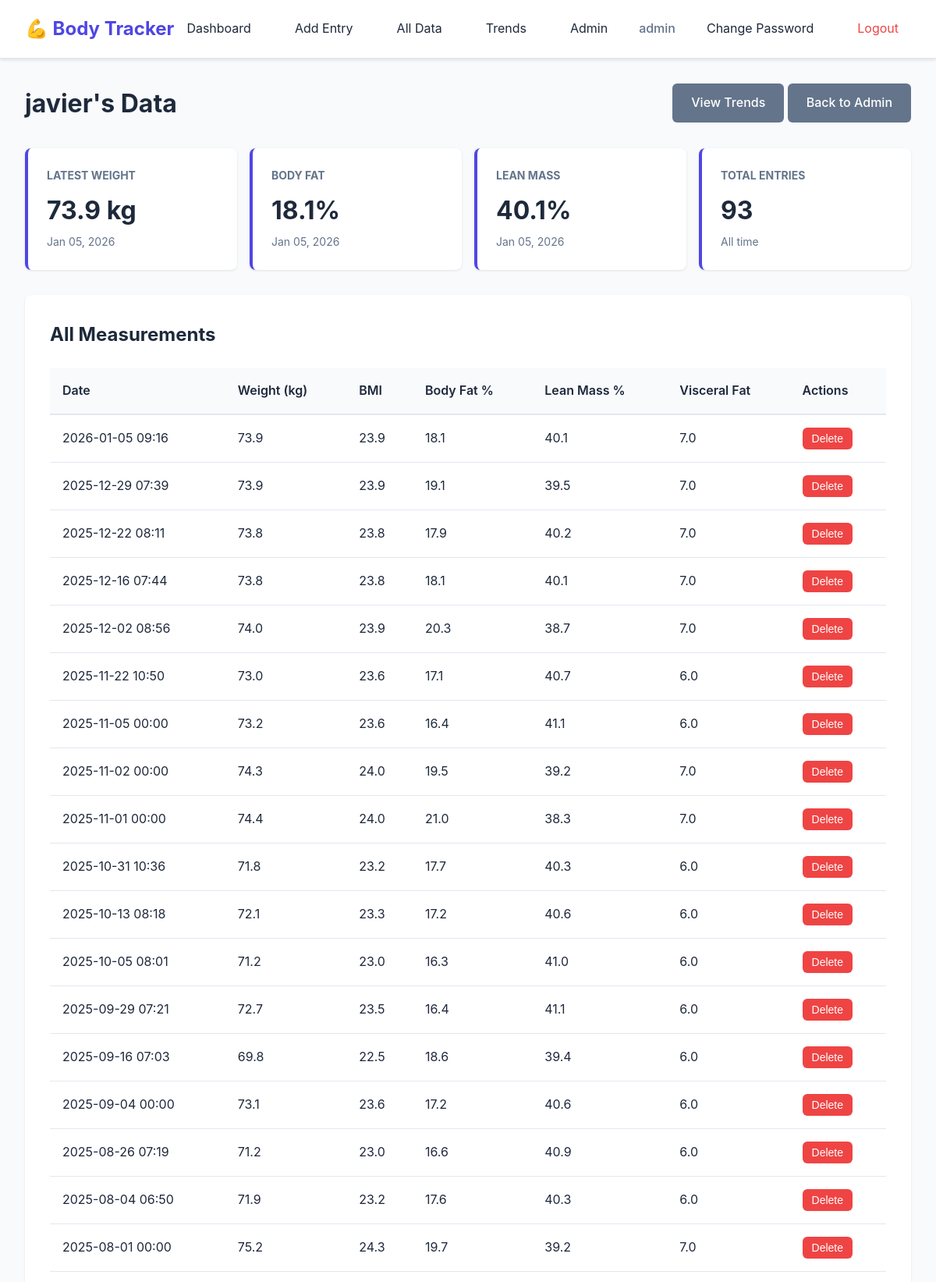
/admin/view-user/2 (signed in, upper part), run on the app's committed database.
### app.py (models this page shows, shortened)
class User(db.Model):
    id = db.Column(db.Integer, primary_key=True)
    username = db.Column(db.String(80), unique=True, nullable=False)
    password_hash = db.Column(db.String(200), nullable=False)
    is_admin = db.Column(db.Boolean, default=False)
    benchmark_measurement_id = db.Column(db.Integer, nullable=True)
    measurements = db.relationship('Measurement', backref='user', lazy=True, cascade='all, delete-orphan', foreign_keys='Measurement.user_id')

class Measurement(db.Model):
    id = db.Column(db.Integer, primary_key=True)
    user_id = db.Column(db.Integer, db.ForeignKey('user.id'), nullable=False)
    timestamp = db.Column(db.DateTime, nullable=False, default=datetime.utcnow)
    weight = db.Column(db.Float, nullable=False)
    bmi = db.Column(db.Float, nullable=False)
    body_fat_percentage = db.Column(db.Float, nullable=False)
    visceral_fat_index = db.Column(db.Float, nullable=False)
    lean_mass_percentage = db.Column(db.Float, nullable=False)
    waist_circumference = db.Column(db.Float, nullable=True)
    hip_circumference = db.Column(db.Float, nullable=True)
    bicep_circumference = db.Column(db.Float, nullable=True)
    thigh_circumference = db.Column(db.Float, nullable=True)
    chest_circumference = db.Column(db.Float, nullable=True)

### app.py (the view)
@app.route('/admin/view-user/<int:user_id>')
@admin_required
def view_user(user_id):
    user = User.query.get_or_404(user_id)
    measurements = Measurement.query.filter_by(user_id=user_id).order_by(Measurement.timestamp.desc()).all()
    return render_template('view_user.html', user=user, measurements=measurements)

### app.py (called while the page is built)
def admin_required(f):
    @wraps(f)
    def decorated_function(*args, **kwargs):
        if 'user_id' not in session:
            flash('Please log in to access this page.', 'warning')
            return redirect(url_for('login'))
        user = User.query.get(session['user_id'])
        if not user.is_admin:
            flash('Admin access required.', 'danger')
            return redirect(url_for('dashboard'))
        return f(*args, **kwargs)
    return decorated_function

### templates/view_user.html (shortened to what this page needs)
{% extends "base.html" %}
{% block content %}
<div class="dashboard">
    <div class="dashboard-header">
        <h1>{{ user.username }}'s Data</h1>
        <div>
            <a href="{{ url_for('trends') }}?user_id={{ user.id }}" class="btn btn-secondary">View Trends</a>
            <a href="{{ url_for('admin_panel') }}" class="btn btn-secondary">Back to Admin</a>
        </div>
    </div>
    {% if measurements %}
        <div class="stats-summary">
            <div class="stat-card">
                <h3>Latest Weight</h3>
                <p class="stat-value">{{ "%.1f"|format(measurements[0].weight) }} kg</p>
                <p class="stat-date">{{ measurements[0].timestamp.strftime('%b %d, %Y') }}</p>
            </div>
            <div class="stat-card">
                <h3>Body Fat</h3>
                <p class="stat-value">{{ "%.1f"|format(measurements[0].body_fat_percentage) }}%</p>
                <p class="stat-date">{{ measurements[0].timestamp.strftime('%b %d, %Y') }}</p>
            </div>
            <div class="stat-card">
                <h3>Lean Mass</h3>
                <p class="stat-value">{{ "%.1f"|format(measurements[0].lean_mass_percentage) }}%</p>
                <p class="stat-date">{{ measurements[0].timestamp.strftime('%b %d, %Y') }}</p>
            </div>
            <div class="stat-card">
                <h3>Total Entries</h3>
                <p class="stat-value">{{ measurements|length }}</p>
                <p class="stat-date">All time</p>
            </div>
        </div>
        <div class="card">
            <h2>All Measurements</h2>
            <div class="table-container">
                <table class="data-table">
                    <thead>
                        <tr>
                            <th>Date</th>
                            <th>Weight (kg)</th>
                            <th>BMI</th>
                            <th>Body Fat %</th>
                            <th>Lean Mass %</th>
                            <th>Visceral Fat</th>
                            <th>Actions</th>
                        </tr>
                    </thead>
                    <tbody>
                        {% for m in measurements %}
                        <tr>
                            <td>{{ m.timestamp.strftime('%Y-%m-%d %H:%M') }}</td>
                            <td>{{ "%.1f"|format(m.weight) }}</td>
                            <td>{{ "%.1f"|format(m.bmi) }}</td>
                            <td>{{ "%.1f"|format(m.body_fat_percentage) }}</td>
                            <td>{{ "%.1f"|format(m.lean_mass_percentage) }}</td>
                            <td>{{ "%.1f"|format(m.visceral_fat_index) }}</td>
                            <td>
                                <form method="POST" action="{{ url_for('delete_measurement', measurement_id=m.id) }}" style="display: inline;" onsubmit="return confirm('Are you sure you want to delete this measurement?');">
                                    <button type="submit" class="btn btn-small btn-danger">Delete</button>
                                </form>
                            </td>
                        </tr>
                        {% endfor %}
                    </tbody>
                </table>
            </div>
        </div>
    {% else %}
        <div class="empty-state">
            <h2>No measurements yet</h2>
            <p>This user hasn't added any measurements.</p>
        </div>
    {% endif %}
</div>
{% endblock %}

### templates/base.html (shortened to what this page needs)
<!DOCTYPE html>
<html lang="en">
<head>
    <link rel="stylesheet" href="{{ url_for('static', filename='css/style.css') }}?v=20260107e">
</head>
<body>
    <nav class="navbar">
        <div class="nav-container">
            <a href="{{ url_for('dashboard') }}" class="nav-brand">💪 Body Tracker</a>
            <div class="nav-menu">
                {% if session.user_id %}
                    <a href="{{ url_for('dashboard') }}" class="nav-link">Dashboard</a>
                    <a href="{{ url_for('add_measurement') }}" class="nav-link">Add Entry</a>
                    <a href="{{ url_for('all_data') }}" class="nav-link">All Data</a>
                    <a href="{{ url_for('trends') }}" class="nav-link">Trends</a>
                    {% if session.is_admin %}
                        <a href="{{ url_for('admin_panel') }}" class="nav-link">Admin</a>
                    {% endif %}
                    <span class="nav-user">{{ session.username }}</span>
                    <a href="{{ url_for('change_password') }}" class="nav-link">Change Password</a>
                    <a href="{{ url_for('logout') }}" class="nav-link nav-logout">Logout</a>
                {% endif %}
            </div>
        </div>
    </nav>
    <div class="container">
        {% block content %}{% endblock %}
    </div>
</body>
</html>

### static/css/style.css (style rules this page uses)
:root { --primary: #4f46e5; --primary-dark: #4338ca; --secondary: #64748b; --success: #10b981; --danger: #ef4444; --warning: #f59e0b; --info: #3b82f6; --light: #f8fafc; --dark: #1e293b; --border: #e2e8f0; --shadow: rgba(0, 0, 0, 0.1); }
* { margin: 0; padding: 0; box-sizing: border-box; }
body { font-family: -apple-system, BlinkMacSystemFont, 'Segoe UI', Roboto, 'Helvetica Neue', Arial, sans-serif; background-color: var(--light); color: var(--dark); line-height: 1.6; }
.navbar { background-color: white; border-bottom: 1px solid var(--border); padding: 1rem 0; box-shadow: 0 2px 4px var(--shadow); }
.nav-container { max-width: 1200px; margin: 0 auto; padding: 0 2rem; display: flex; justify-content: space-between; align-items: center; }
.nav-brand { font-size: 1.5rem; font-weight: bold; color: var(--primary); text-decoration: none; }
.nav-menu { display: flex; gap: 1.5rem; align-items: center; }
.nav-link { color: var(--dark); text-decoration: none; padding: 0.5rem 1rem; border-radius: 0.375rem; transition: background-color 0.2s; }
.nav-user { color: var(--secondary); font-weight: 500; }
.nav-logout { color: var(--danger); }
.container { max-width: 1200px; margin: 2rem auto; padding: 0 2rem; }
.card { background: white; border-radius: 0.5rem; padding: 2rem; margin-bottom: 2rem; box-shadow: 0 1px 3px var(--shadow); }
.card h2 { margin-bottom: 1.5rem; color: var(--dark); }
.btn { padding: 0.75rem 1.5rem; border: none; border-radius: 0.375rem; font-size: 1rem; font-weight: 500; cursor: pointer; text-decoration: none; display: inline-block; transition: all 0.2s; text-align: center; }
.btn-secondary { background-color: var(--secondary); color: white; }
.btn-danger { background-color: var(--danger); color: white; }
.btn-small { padding: 0.375rem 0.75rem; font-size: 0.875rem; }
.dashboard-header { display: flex; justify-content: space-between; align-items: center; margin-bottom: 2rem; }
.dashboard-header h1 { color: var(--dark); }
.stats-summary { display: grid; grid-template-columns: repeat(auto-fit, minmax(200px, 1fr)); gap: 1rem; margin-bottom: 2rem; }
.stat-card { background: white; padding: 1.5rem; border-radius: 0.5rem; box-shadow: 0 1px 3px var(--shadow); border-left: 4px solid var(--primary); }
.stat-card h3 { font-size: 0.875rem; color: var(--secondary); margin-bottom: 0.5rem; text-transform: uppercase; }
.stat-value { font-size: 2rem; font-weight: bold; color: var(--dark); margin-bottom: 0.25rem; }
.stat-date { font-size: 0.875rem; color: var(--secondary); }
.table-container { overflow-x: auto; }
.data-table { width: 100%; border-collapse: collapse; }
.data-table thead { background-color: var(--light); }
.data-table th { padding: 1rem; text-align: left; font-weight: 600; color: var(--dark); border-bottom: 2px solid var(--border); }
.data-table td { padding: 1rem; border-bottom: 1px solid var(--border); }

### data on the page
User: username "admin"
User: username "javier"
Measurement: weight "73.9", timestamp "Jan 05, 2026", body_fat_percentage "18.1", lean_mass_percentage "40.1", timestamp "2026-01-05 09:16", bmi "23.9", visceral_fat_index "7.0"
Measurement: timestamp "2025-12-29 07:39", weight "73.9", bmi "23.9", body_fat_percentage "19.1", lean_mass_percentage "39.5", visceral_fat_index "7.0"
Measurement: timestamp "2025-12-22 08:11", weight "73.8", bmi "23.8", body_fat_percentage "17.9", lean_mass_percentage "40.2", visceral_fat_index "7.0"
Measurement: timestamp "2025-12-16 07:44", weight "73.8", bmi "23.8", body_fat_percentage "18.1", lean_mass_percentage "40.1", visceral_fat_index "7.0"
Measurement: timestamp "2025-12-02 08:56", weight "74.0", bmi "23.9", body_fat_percentage "20.3", lean_mass_percentage "38.7", visceral_fat_index "7.0"
Measurement: timestamp "2025-11-22 10:50", weight "73.0", bmi "23.6", body_fat_percentage "17.1", lean_mass_percentage "40.7", visceral_fat_index "6.0"
Measurement: timestamp "2025-11-05 00:00", weight "73.2", bmi "23.6", body_fat_percentage "16.4", lean_mass_percentage "41.1", visceral_fat_index "6.0"
Measurement: timestamp "2025-11-02 00:00", weight "74.3", bmi "24.0", body_fat_percentage "19.5", lean_mass_percentage "39.2", visceral_fat_index "7.0"
Measurement: timestamp "2025-11-01 00:00", weight "74.4", bmi "24.0", body_fat_percentage "21.0", lean_mass_percentage "38.3", visceral_fat_index "7.0"
Measurement: timestamp "2025-10-31 10:36", weight "71.8", bmi "23.2", body_fat_percentage "17.7", lean_mass_percentage "40.3", visceral_fat_index "6.0"
Measurement: timestamp "2025-10-13 08:18", weight "72.1", bmi "23.3", body_fat_percentage "17.2", lean_mass_percentage "40.6", visceral_fat_index "6.0"
Measurement: timestamp "2025-10-05 08:01", weight "71.2", bmi "23.0", body_fat_percentage "16.3", lean_mass_percentage "41.0", visceral_fat_index "6.0"
Measurement: timestamp "2025-09-29 07:21", weight "72.7", bmi "23.5", body_fat_percentage "16.4", lean_mass_percentage "41.1", visceral_fat_index "6.0"
Measurement: timestamp "2025-09-16 07:03", weight "69.8", bmi "22.5", body_fat_percentage "18.6", lean_mass_percentage "39.4", visceral_fat_index "6.0"
Measurement: timestamp "2025-09-04 00:00", weight "73.1", bmi "23.6", body_fat_percentage "17.2", lean_mass_percentage "40.6", visceral_fat_index "6.0"
Measurement: timestamp "2025-08-26 07:19", weight "71.2", bmi "23.0", body_fat_percentage "16.6", lean_mass_percentage "40.9", visceral_fat_index "6.0"
Measurement: timestamp "2025-08-04 06:50", weight "71.9", bmi "23.2", body_fat_percentage "17.6", lean_mass_percentage "40.3", visceral_fat_index "6.0"
Measurement: timestamp "2025-08-01 00:00", weight "75.2", bmi "24.3", body_fat_percentage "19.7", lean_mass_percentage "39.2", visceral_fat_index "7.0"

### other printed values
{{ measurements|length }} "93"
